Frame 1 (no input): blank canvas, image omitted
Frame 60 (the mouse pressed at the canvas centre just before this capture): blank canvas, image omitted
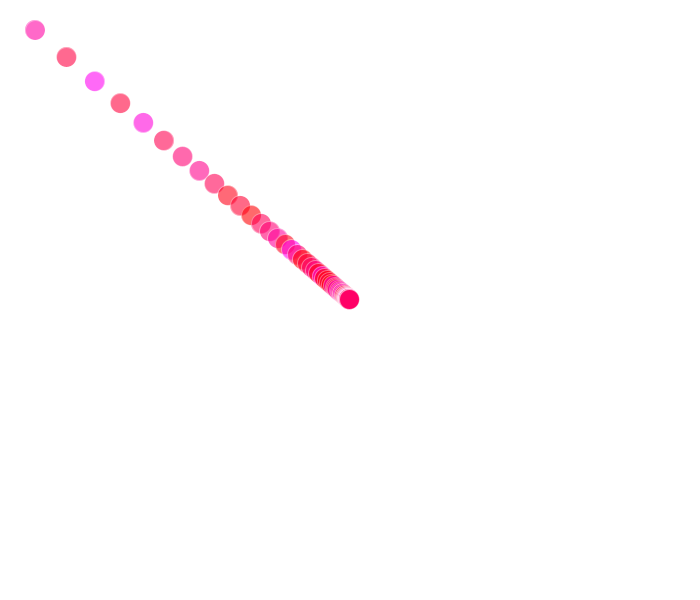
Frame 120 (the mouse held since frame 60 and released just before this capture)

The Processing sketch whose frames 1 and 60 were blank and that drew this single picture after the mouse press (run headless with seeded random() and noise(); from frame 60 on, the mouse is pressed at the canvas centre):

// Processing sketch: processing_147013
// ── processing_147013.pde

void setup() {

  size(700,600);
  background(255);
  smooth();
}

float mouseX2, mouseY2;
float vX, vY;

void draw(){
  if(mousePressed == true) {
  mouseX2= mouseX2+ (mouseX-mouseX2)/10;
  mouseY2= mouseY2+ (mouseY-mouseY2)/10;

 vX=mouseX2;
 vY=mouseY2;
  stroke(255,100);
  fill(255,0,random(255),150);
  ellipse(vX,vY,20,20);
}
}
